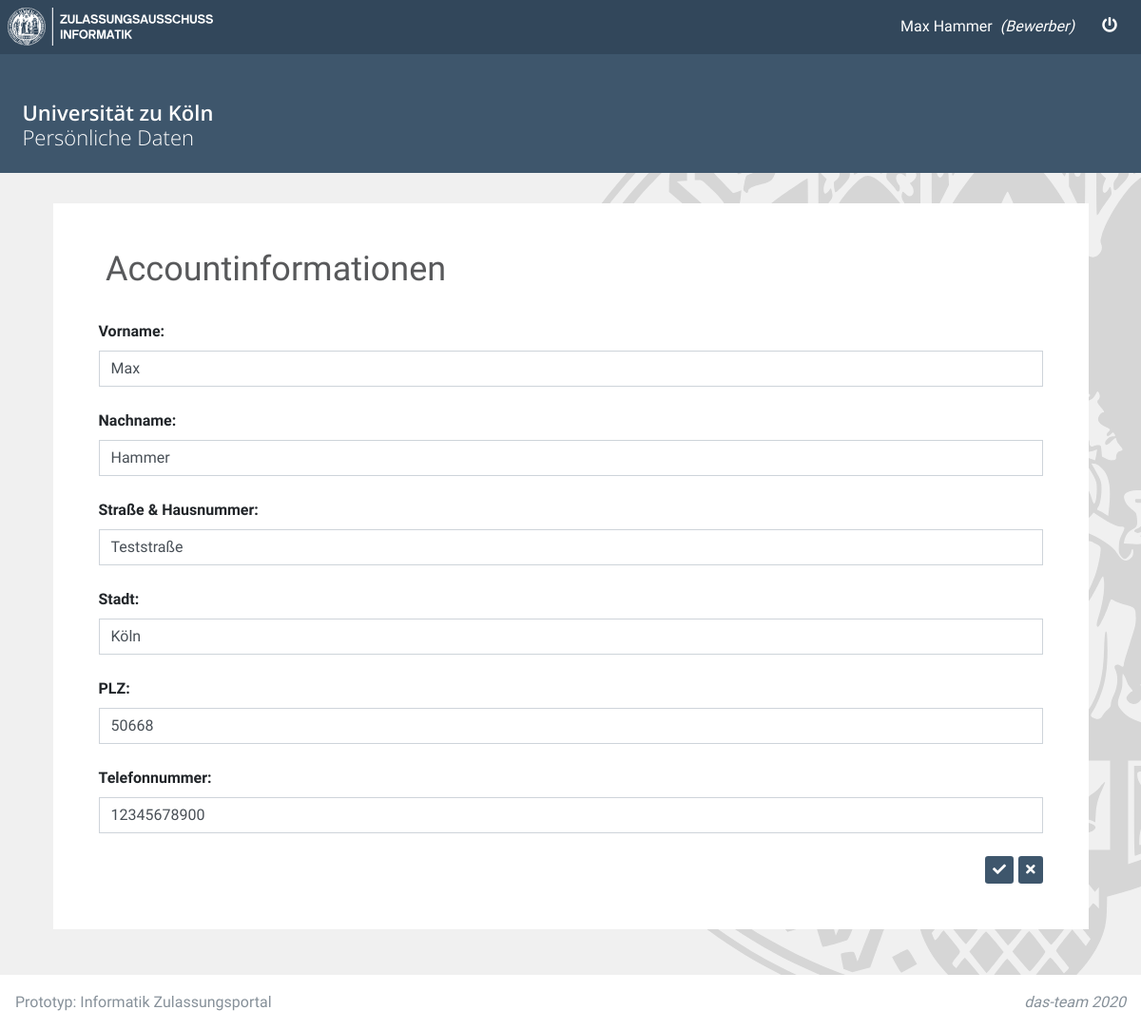
Before: /changeuserdata/8/ (signed in) with the older database file.
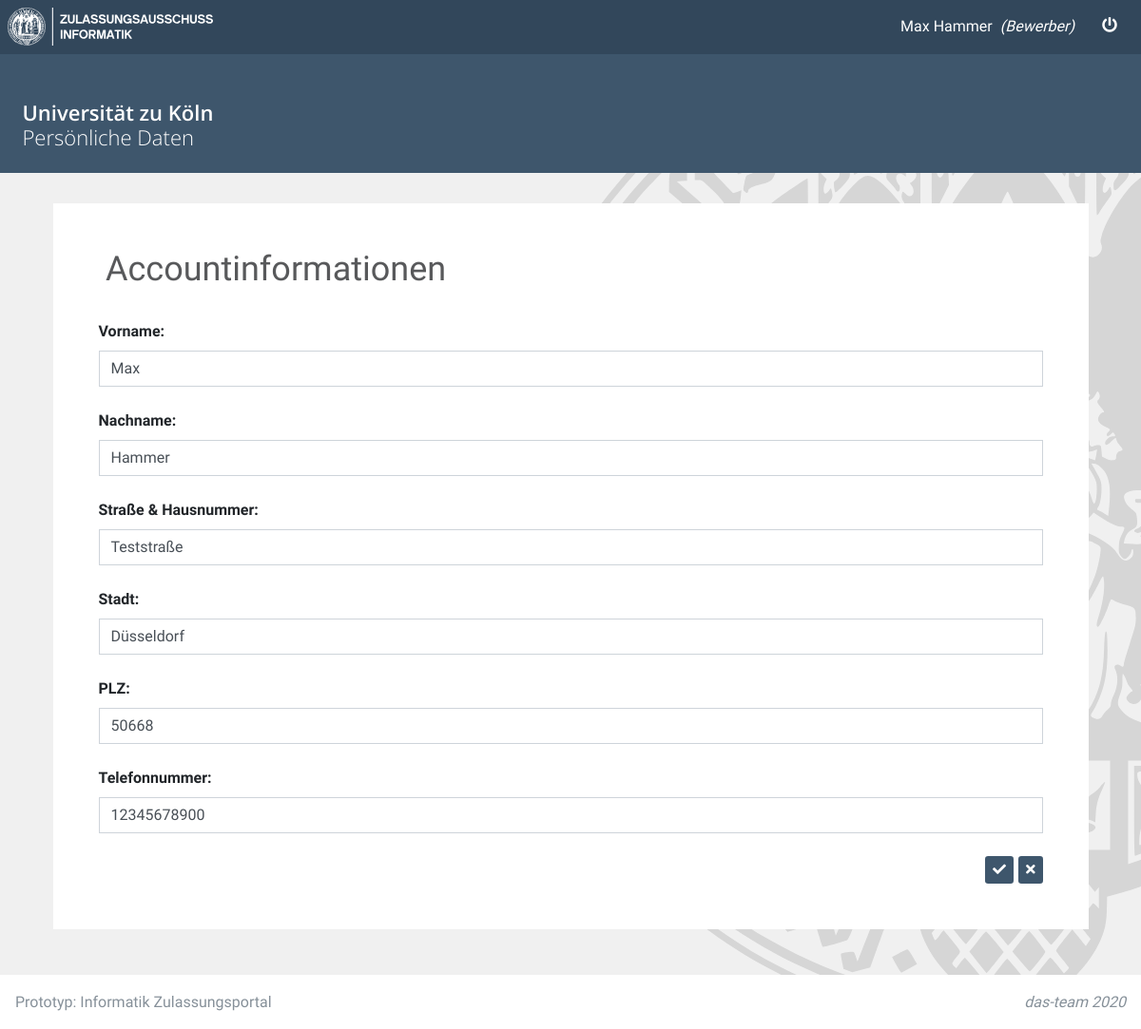
After: the same page with the newer database file.
### accountspace/models.py (models this page shows, shortened)
class User(AbstractUser):
    is_bewerber = models.BooleanField(default=False)
    is_ausschuss = models.BooleanField(default=False)

class Bewerber(models.Model):
    user = models.OneToOneField(User, on_delete=models.CASCADE, primary_key=True)
    first_name = models.CharField(max_length=30, default='')
    last_name = models.CharField(max_length=30, default='')
    street = models.CharField(max_length=30, default='')
    post_code = models.CharField(max_length=30, default='')
    city = models.CharField(max_length=30, default='')
    email = models.EmailField(default='')
    phone = models.CharField(max_length=12, default='')

### accountspace/views.py (the view)
# urls.py: path('changeuserdata/<slug:pk>/', BewerberUpdateView.as_view(), name='bewerber_update'),
@method_decorator([login_required, bewerber_required], name='dispatch')
class BewerberUpdateView(UpdateView):
    model = Bewerber
    form_class = BewerberUpdateForm
    template_name = 'accountspace/changeuserdata.html'
    success_url = reverse_lazy('applicant_index')
    def get_form(self, *args, **kwargs):
        form = super(BewerberUpdateView, self).get_form(*args, **kwargs)
        form.queryset = Bewerber.objects.filter(user_id=self.request.user.id)
        return form

### templates/accountspace/changeuserdata.html (shortened to what this page needs)
{% extends 'base.html' %}
{% load static %}
{% block content_header %} Persönliche Daten {% endblock content_header %}
{% block main_content %}
    <div class="row">
        <div class="col-12">
            <div class="card custom-card">
                <div class="col-12">
                        <h4 class="ilias-header">
                            Accountinformationen
                        </h4>
                    </div>
                <div class="card-body p-0 custom-body-padding">
                   <form method="post">
                       <label >Vorname: </label>
                       {{ form.first_name }}
                       <br>
                       <label>Nachname: </label>
                       {{ form.last_name }}
                       <br>
                       <label>Straße & Hausnummer: </label>
                       {{ form.street }}
                       <br>
                       <label>Stadt: </label>
                       {{ form.city }}
                       <br>
                         <label>PLZ: </label>
                       {{ form.post_code }}
                       <br>
                         <label>Telefonnummer: </label>
                       {{ form.phone }}
                       <br>
        <button type="button"
                onclick="javascript:location.href='{% url 'applicant_index' %}'"
                      class="btn btn-sm btn-primary custom-btn-primary float-right"
                     >
                            <i class="fas fa-times"></i>
                        </button>
                        <button
                                type="submit"
                                 style="margin-right: 5px;"
                        class="btn btn-sm btn-primary custom-btn-primary float-right"
                        ><i class="fas fa-check"></i>
                        </button>
                       </form>
                </div>
            </div>
        </div>
    </div>
{% endblock %}

### templates/base.html (shortened to what this page needs)
<!DOCTYPE html>
{% load static %}
<html lang="en">
<head>
    <link rel="stylesheet" href="{% static 'plugins/fontawesome-free/css/all.min.css' %}">
    <link rel="stylesheet" href="{% static 'dist/css/adminlte.min.css' %}">
    <link rel="stylesheet" href="{% static 'dist/css/custom.css' %}">
</head>
<body class="hold-transition sidebar-mini layout-top-nav">
<div class="wrapper">
    <nav class="main-header navbar navbar-expand navbar-white navbar-light custom-navbar" >
        <ul class="navbar-nav">
<li class="nav-item">
        <img src="/static/dist/svg/logo-zulassungsausschuss-informatik.svg" alt="Universität zu Köln - Zulassungsausschuss Informatik" width="auto" height="40px" stroke="#3E566C" >
      </li>
        </ul>
        <ul class="navbar-nav ml-auto">
            <li class="nav-item nav-link">
            <div>
                <a  style="color:white; padding-bottom: 0; ">
                    {{ user.first_name }} {{ user.last_name }}
                </a>
            <a  style="color:white; font-style:italic; padding-top: 0;">
                {% if user.is_bewerber %}
                                &nbsp;(Bewerber)
                            {% elif user.is_ausschuss %}
                                &nbsp;(Zulassungsausschussmitglied)
                            {% endif %}
            </a>
            </div>
            </li>
            <li class="nav-item">
                <a href="{% url 'signout' %}" class="btn btn-flat"><i class="fas fa-power-off" style="color:white"></i>&nbsp;</a>
            </li>
        </ul>
    </nav>
    <div class="content-wrapper" style="background-image: url('/static/dist/svg/logo-uni-köln.svg'); background-size:auto 100%;    background-repeat: no-repeat;
  background-attachment: fixed;
  background-position: center right;
  background-color: #f0f0f0;
">
        <div class="content-header custom-content-header">
            <div class="container-fluid">
                <div class="row mb-2">
                    <div class="col-sm-6" style="margin-top: 32px !important;">
                        <h1 class="m-0 ilias-header-light">Universität zu Köln </h1>
                        <h1 class="m-0 ilias-header-light" style="font-weight:300 !important; "> {% block content_header %} {% endblock content_header %}</h1>
                    </div>
                </div>
            </div>
        </div>
        <div class="content custom-content">
            <div class="container-fluid">
                {% block main_content %}
                {% endblock main_content %}
            </div>
        </div>
    </div>
    <footer class="main-footer custom-footer">
        <div class="float-right d-none d-sm-inline" style="font-style: italic ">
             das-team 2020
        </div>
        Prototyp: Informatik Zulassungsportal
    </footer>
</div>
</body>
</html>

Changed rows visible on the page:
changed Bewerber "Max": city "Köln" → "Düsseldorf"
